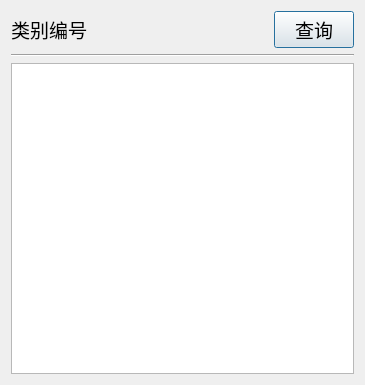
<?xml version="1.0" encoding="UTF-8"?>
<ui version="4.0">
 <class>classnum</class>
 <widget class="QDialog" name="classnum">
  <property name="geometry">
   <rect>
    <x>0</x>
    <y>0</y>
    <width>365</width>
    <height>385</height>
   </rect>
  </property>
  <property name="font">
   <font>
    <family>楷体</family>
    <pointsize>14</pointsize>
   </font>
  </property>
  <property name="windowTitle">
   <string>查询类别</string>
  </property>
  <layout class="QVBoxLayout" name="verticalLayout">
   <item>
    <layout class="QHBoxLayout" name="horizontalLayout">
     <item>
      <widget class="QLabel" name="label">
       <property name="text">
        <string>类别编号</string>
       </property>
      </widget>
     </item>
     <item>
      <spacer name="horizontalSpacer">
       <property name="orientation">
        <enum>Qt::Horizontal</enum>
       </property>
       <property name="sizeHint" stdset="0">
        <size>
         <width>40</width>
         <height>20</height>
        </size>
       </property>
      </spacer>
     </item>
     <item>
      <widget class="QPushButton" name="pushButton">
       <property name="maximumSize">
        <size>
         <width>80</width>
         <height>16777215</height>
        </size>
       </property>
       <property name="text">
        <string>查询</string>
       </property>
      </widget>
     </item>
    </layout>
   </item>
   <item>
    <widget class="Line" name="line">
     <property name="orientation">
      <enum>Qt::Horizontal</enum>
     </property>
    </widget>
   </item>
   <item>
    <widget class="QTableView" name="tableView"/>
   </item>
  </layout>
 </widget>
 <resources/>
 <connections/>
</ui>
